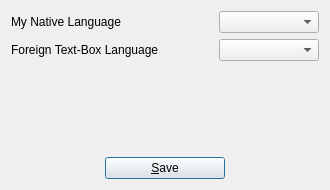
<?xml version="1.0" encoding="UTF-8"?>
<ui version="4.0">
 <class>SettingDialog</class>
 <widget class="QDialog" name="SettingDialog">
  <property name="geometry">
   <rect>
    <x>0</x>
    <y>0</y>
    <width>330</width>
    <height>190</height>
   </rect>
  </property>
  <property name="minimumSize">
   <size>
    <width>330</width>
    <height>190</height>
   </size>
  </property>
  <property name="maximumSize">
   <size>
    <width>330</width>
    <height>190</height>
   </size>
  </property>
  <property name="windowTitle">
   <string>Settings</string>
  </property>
  <layout class="QVBoxLayout" name="verticalLayout">
   <item>
    <layout class="QHBoxLayout" name="horizontalLayout_2">
     <item>
      <widget class="QLabel" name="label_nativeLanguage">
       <property name="text">
        <string>My Native Language</string>
       </property>
      </widget>
     </item>
     <item>
      <spacer name="horizontalSpacer_3">
       <property name="orientation">
        <enum>Qt::Horizontal</enum>
       </property>
       <property name="sizeHint" stdset="0">
        <size>
         <width>40</width>
         <height>20</height>
        </size>
       </property>
      </spacer>
     </item>
     <item>
      <widget class="QComboBox" name="comboBox_nativeLanguages">
       <property name="minimumSize">
        <size>
         <width>100</width>
         <height>0</height>
        </size>
       </property>
      </widget>
     </item>
    </layout>
   </item>
   <item>
    <layout class="QHBoxLayout" name="horizontalLayout">
     <item>
      <widget class="QLabel" name="label_foreignLanguage">
       <property name="text">
        <string>Foreign Text-Box Language</string>
       </property>
      </widget>
     </item>
     <item>
      <spacer name="horizontalSpacer_4">
       <property name="orientation">
        <enum>Qt::Horizontal</enum>
       </property>
       <property name="sizeHint" stdset="0">
        <size>
         <width>40</width>
         <height>20</height>
        </size>
       </property>
      </spacer>
     </item>
     <item>
      <widget class="QComboBox" name="comboBox_foreignLanguages">
       <property name="minimumSize">
        <size>
         <width>100</width>
         <height>0</height>
        </size>
       </property>
      </widget>
     </item>
    </layout>
   </item>
   <item>
    <spacer name="verticalSpacer">
     <property name="orientation">
      <enum>Qt::Vertical</enum>
     </property>
     <property name="sizeHint" stdset="0">
      <size>
       <width>20</width>
       <height>40</height>
      </size>
     </property>
    </spacer>
   </item>
   <item>
    <layout class="QHBoxLayout" name="horizontalLayout_3">
     <item>
      <spacer name="horizontalSpacer">
       <property name="orientation">
        <enum>Qt::Horizontal</enum>
       </property>
       <property name="sizeHint" stdset="0">
        <size>
         <width>40</width>
         <height>20</height>
        </size>
       </property>
      </spacer>
     </item>
     <item>
      <widget class="QPushButton" name="pushButton_save">
       <property name="minimumSize">
        <size>
         <width>120</width>
         <height>0</height>
        </size>
       </property>
       <property name="text">
        <string>&amp;Save</string>
       </property>
      </widget>
     </item>
     <item>
      <spacer name="horizontalSpacer_2">
       <property name="orientation">
        <enum>Qt::Horizontal</enum>
       </property>
       <property name="sizeHint" stdset="0">
        <size>
         <width>40</width>
         <height>20</height>
        </size>
       </property>
      </spacer>
     </item>
    </layout>
   </item>
  </layout>
 </widget>
 <resources/>
 <connections/>
</ui>
